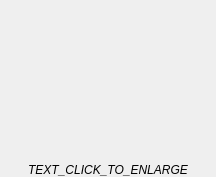
<?xml version="1.0" encoding="UTF-8"?>
<ui version="4.0">
 <class>QRCodeWidget</class>
 <widget class="QWidget" name="QRCodeWidget">
  <property name="geometry">
   <rect>
    <x>0</x>
    <y>0</y>
    <width>216</width>
    <height>177</height>
   </rect>
  </property>
  <property name="windowTitle">
   <string>Form</string>
  </property>
  <layout class="QVBoxLayout" name="verticalLayout">
   <property name="spacing">
    <number>0</number>
   </property>
   <property name="leftMargin">
    <number>0</number>
   </property>
   <property name="topMargin">
    <number>0</number>
   </property>
   <property name="rightMargin">
    <number>0</number>
   </property>
   <property name="bottomMargin">
    <number>0</number>
   </property>
   <item>
    <layout class="QHBoxLayout" name="horizontalLayout">
     <item>
      <spacer name="horizontalSpacer">
       <property name="orientation">
        <enum>Qt::Horizontal</enum>
       </property>
       <property name="sizeHint" stdset="0">
        <size>
         <width>40</width>
         <height>20</height>
        </size>
       </property>
      </spacer>
     </item>
     <item>
      <widget class="OverlayLabel" name="label_qrcode">
       <property name="sizePolicy">
        <sizepolicy hsizetype="Preferred" vsizetype="Expanding">
         <horstretch>0</horstretch>
         <verstretch>0</verstretch>
        </sizepolicy>
       </property>
       <property name="text">
        <string/>
       </property>
       <property name="scaledContents">
        <bool>true</bool>
       </property>
      </widget>
     </item>
     <item>
      <spacer name="horizontalSpacer_2">
       <property name="orientation">
        <enum>Qt::Horizontal</enum>
       </property>
       <property name="sizeHint" stdset="0">
        <size>
         <width>40</width>
         <height>20</height>
        </size>
       </property>
      </spacer>
     </item>
    </layout>
   </item>
   <item>
    <widget class="QLabel" name="label_text">
     <property name="sizePolicy">
      <sizepolicy hsizetype="Preferred" vsizetype="Preferred">
       <horstretch>0</horstretch>
       <verstretch>0</verstretch>
      </sizepolicy>
     </property>
     <property name="font">
      <font>
       <pointsize>9</pointsize>
       <italic>true</italic>
      </font>
     </property>
     <property name="text">
      <string>TEXT_CLICK_TO_ENLARGE</string>
     </property>
     <property name="alignment">
      <set>Qt::AlignCenter</set>
     </property>
     <property name="wordWrap">
      <bool>true</bool>
     </property>
    </widget>
   </item>
  </layout>
 </widget>
 <customwidgets>
  <customwidget>
   <class>OverlayLabel</class>
   <extends>QLabel</extends>
   <header>parsec.core.gui.custom_widgets</header>
  </customwidget>
 </customwidgets>
 <resources/>
 <connections/>
</ui>
